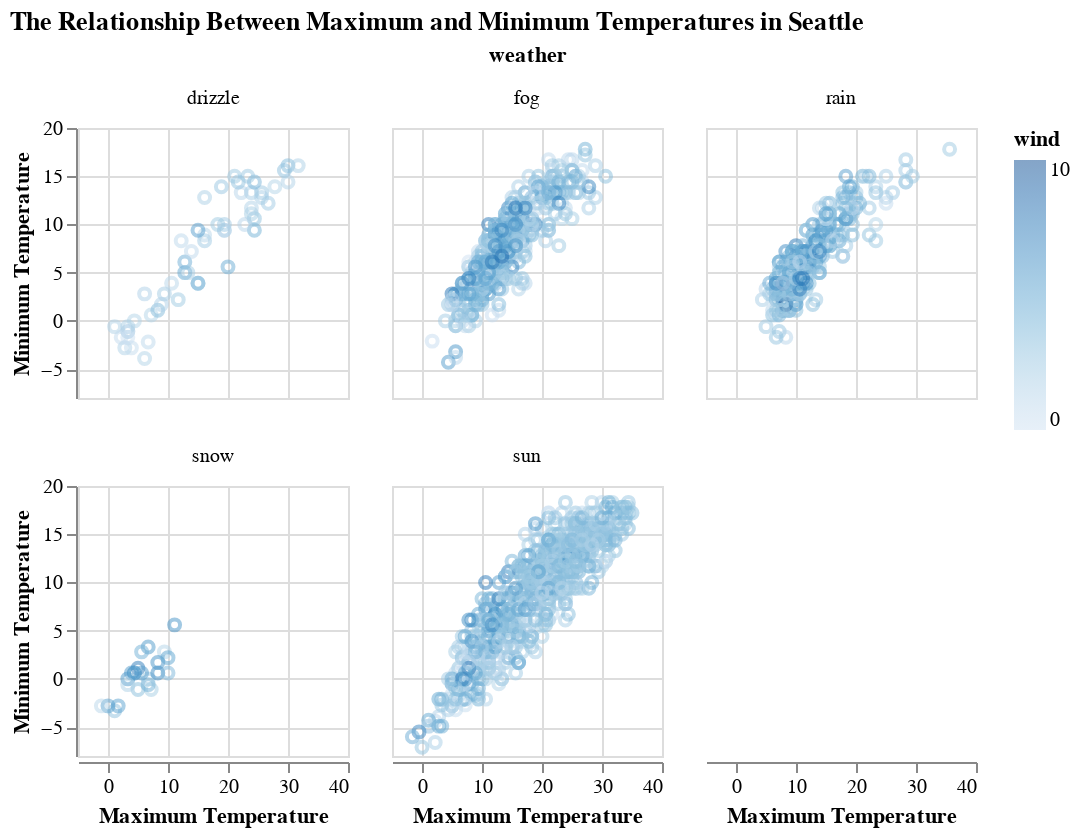

Source (notebook cell):
### Markdown cell above
##### Question 3 (10 points)

Create a facet figure with 2 row and 3 columns. For each panel in the facet figure, it shows a scatter plot between the max and min temperature for one type of weather. Use the wind speed to color the points. Also add interaction to show the max and min temperature and wind speed for each data point. Include necessary title and labels.

### Code cell
alt.Chart(weather).mark_point().encode(
    alt.X('temp_max:Q', title = 'Maximum Temperature'),
    alt.Y('temp_min:Q', title = 'Minimum Temperature'),
    alt.Color('wind:Q'),
    alt.OpacityValue(0.5),
    alt.Tooltip(['temp_max:Q', 'temp_min:Q', 'wind:O']),
).properties(width = 135, height = 135
            ).facet(
                facet = 'weather:N',
                columns = 3,
                title = 'The Relationship Between Maximum and Minimum Temperatures in Seattle'
            )

### Figure 1 — Vega-Lite specification as saved in the notebook (floating-point values rounded to 4 significant figures; data arrays with more than 128 entries replaced by an {"elided": "..."} marker saying what was removed)
{"config": {"view": {"continuousWidth": 300, "continuousHeight": 300}}, "data": {"name": "data-830c39fec90146253fb06a06c26374ef"}, "facet": {"field": "weather", "type": "nominal"}, "spec": {"mark": {"type": "point"}, "encoding": {"color": {"field": "wind", "type": "quantitative"}, "opacity": {"value": 0.5}, "tooltip": [{"field": "temp_max", "type": "quantitative"}, {"field": "temp_min", "type": "quantitative"}, {"field": "wind", "type": "ordinal"}], "x": {"field": "temp_max", "title": "Maximum Temperature", "type": "quantitative"}, "y": {"field": "temp_min", "title": "Minimum Temperature", "type": "quantitative"}}, "height": 135, "width": 135}, "columns": 3, "title": "The Relationship Between Maximum and Minimum Temperatures in Seattle", "$schema": "https://vega.github.io/schema/vega-lite/v5.16.3.json", "datasets": {"data-830c39fec90146253fb06a06c26374ef": {"elided": "1461 records"}}}
